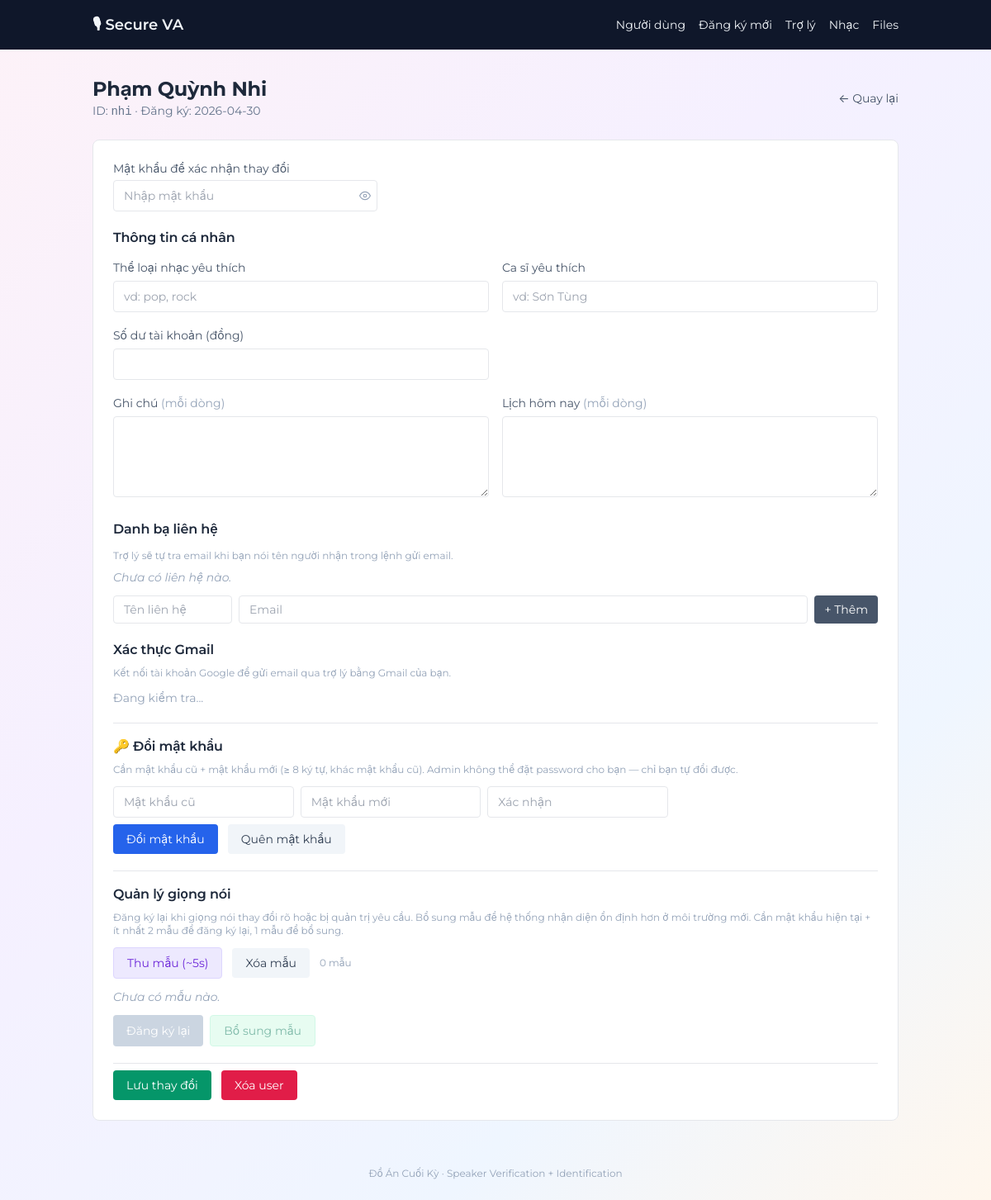
Screenshot of /users/nhi with the database file from the repository.
### tables this page shows
CREATE TABLE users (
                    user_id TEXT PRIMARY KEY,
                    name TEXT NOT NULL,
                    created_at TEXT NOT NULL,
                    preferences TEXT DEFAULT '{}'
                , password_hash TEXT DEFAULT '', revoke_pending INTEGER NOT NULL DEFAULT 0);

### web/app.py (the view)
    @app.route("/users/<user_id>")
    def user_detail(user_id):
        user = app.config["db"].get_user(user_id)
        if not user:
            flash(f"Không tìm thấy user '{user_id}'", "error")
            return redirect(url_for("home"))
        if _get_authed_uid("any") != user_id:
            user = dict(user)
            user["preferences"] = {}
            user["_locked"] = True
        return render_template("user_detail.html", user=user)

### core/database.py (called while the page is built)
    def _conn(self):
        return sqlite3.connect(str(self.db_path))

    def get_user(self, user_id: str) -> Optional[dict]:
        with self._conn() as c:
            row = c.execute(
                "SELECT name, created_at, preferences, revoke_pending "
                "FROM users WHERE user_id=?",
                (user_id,)
            ).fetchone()
        if not row:
            return None
        return {
            "user_id": user_id,
            "name": row[0],
            "created_at": row[1],
            "preferences": json.loads(row[2]),
            "revoke_pending": bool(row[3]) if row[3] is not None else False,
        }

### web/app.py (called while the page is built, shortened)
def _get_authed_uid(level: str = "any") -> str | None:
    uid = session.get("file_uid")
    if not uid:
        return None

### web/templates/user_detail.html (shortened to what this page needs)
{% extends "base.html" %}
{% block content %}
<div class="flex items-center justify-between mb-6">
  <div>
    <h1 class="text-2xl font-bold">{{ user.name }}</h1>
    <p class="text-sm text-slate-500">
      ID: <code>{{ user.user_id }}</code> &middot; Đăng ký: {{ user.created_at[:10] }}
    </p>
  </div>
  <a href="{{ url_for('home') }}" class="text-sm text-slate-600 hover:underline">← Quay lại</a>
</div>
<div class="bg-white border rounded-lg p-6 space-y-5">
  <div>
    <label class="block text-sm text-slate-600 mb-1">Mật khẩu để xác nhận thay đổi</label>
    <div class="flex gap-2 max-w-xs">
      <div class="relative flex-1">
        <input id="pw-input" type="password" placeholder="Nhập mật khẩu"
               class="w-full border rounded px-3 py-2 pr-9 text-sm"/>
        <button type="button" id="pw-eye"
                class="absolute right-2 top-1/2 -translate-y-1/2 text-slate-400 hover:text-slate-600 text-sm">
          <svg xmlns="http://www.w3.org/2000/svg" width="14" height="14" viewBox="0 0 24 24" fill="none" stroke="currentColor" stroke-width="2" stroke-linecap="round" stroke-linejoin="round"><path d="M1 12s4-8 11-8 11 8 11 8-4 8-11 8-11-8-11-8z"/><circle cx="12" cy="12" r="3"/></svg>
        </button>
      </div>
    </div>
  </div>
  <div>
    <h2 class="font-semibold mb-3">Thông tin cá nhân</h2>
    <div class="grid grid-cols-1 md:grid-cols-2 gap-4">
      <label class="block">
        <span class="text-sm text-slate-600">Thể loại nhạc yêu thích</span>
        <input id="pref_genre" type="text" class="w-full border rounded px-3 py-2 mt-1 text-sm"
               value="{{ user.preferences.get('favorite_genre', '') }}"
               placeholder="vd: pop, rock"/>
      </label>
      <label class="block">
        <span class="text-sm text-slate-600">Ca sĩ yêu thích</span>
        <input id="pref_artist" type="text" class="w-full border rounded px-3 py-2 mt-1 text-sm"
               value="{{ user.preferences.get('favorite_artist', '') }}"
               placeholder="vd: Sơn Tùng"/>
      </label>
      <label class="block">
        <span class="text-sm text-slate-600">Số dư tài khoản (đồng)</span>
        <input id="pref_balance" type="number" class="w-full border rounded px-3 py-2 mt-1 text-sm"
               value="{{ user.preferences.get('balance', '') }}"/>
      </label>
    </div>
    <div class="grid grid-cols-1 md:grid-cols-2 gap-4 mt-4">
      <label class="block">
        <span class="text-sm text-slate-600">Ghi chú <span class="text-slate-400">(mỗi dòng)</span></span>
        <textarea id="pref_notes" rows="4" class="w-full mt-1 border rounded px-3 py-2 text-sm">{{ '\n'.join(user.preferences.get('notes', [])) if user.preferences.get('notes') else '' }}</textarea>
      </label>
      <label class="block">
        <span class="text-sm text-slate-600">Lịch hôm nay <span class="text-slate-400">(mỗi dòng)</span></span>
        <textarea id="pref_schedule" rows="4" class="w-full mt-1 border rounded px-3 py-2 text-sm">{{ '\n'.join(user.preferences.get('schedule', [])) if user.preferences.get('schedule') else '' }}</textarea>
      </label>
    </div>
  </div>
  <div>
    <h2 class="font-semibold mb-3">Danh bạ liên hệ</h2>
    <p class="text-xs text-slate-400 mb-2">
      Trợ lý sẽ tự tra email khi bạn nói tên người nhận trong lệnh gửi email.
    </p>
    <div id="contacts-list" class="space-y-1.5 mb-3"></div>
    <div class="flex gap-2 flex-wrap">
      <input id="contact-name" type="text" placeholder="Tên liên hệ"
             class="border rounded px-3 py-1.5 text-sm w-36"/>
      <input id="contact-email" type="email" placeholder="Email"
             class="border rounded px-3 py-1.5 text-sm flex-1 min-w-0"/>
      <button id="add-contact-btn"
              class="px-3 py-1.5 bg-slate-600 text-white rounded text-sm hover:bg-slate-700 whitespace-nowrap">
        + Thêm
      </button>
    </div>
  </div>
  <div>
    <h2 class="font-semibold mb-2">Xác thực Gmail</h2>
    <p class="text-xs text-slate-400 mb-3">
      Kết nối tài khoản Google để gửi email qua trợ lý bằng Gmail của bạn.
    </p>
    <div class="flex items-center gap-3 flex-wrap">
      <span id="oauth-status-text" class="text-sm text-slate-400">Đang kiểm tra...</span>
    </div>
  </div>
  <div class="pt-4 border-t">
    <h2 class="font-semibold mb-2">🔑 Đổi mật khẩu</h2>
    <p class="text-xs text-slate-400 mb-3">
      Cần mật khẩu cũ + mật khẩu mới (≥ 8 ký tự, khác mật khẩu cũ).
      Admin không thể đặt password cho bạn — chỉ bạn tự đổi được.
    </p>
    <div class="grid grid-cols-1 md:grid-cols-3 gap-2 max-w-2xl">
      <input id="chg-old-pw" type="password" placeholder="Mật khẩu cũ"
             class="border rounded px-3 py-2 text-sm"/>
      <input id="chg-new-pw" type="password" placeholder="Mật khẩu mới"
             class="border rounded px-3 py-2 text-sm"/>
      <input id="chg-new-pw2" type="password" placeholder="Xác nhận"
             class="border rounded px-3 py-2 text-sm"/>
    </div>
    <button id="chg-pw-btn"
            class="mt-2 px-4 py-2 bg-blue-600 text-white rounded hover:bg-blue-700 text-sm">
      Đổi mật khẩu
    </button>
    <button id="forgot-pw-btn"
            class="mt-2 ml-2 px-4 py-2 bg-slate-100 text-slate-700 rounded hover:bg-slate-200 text-sm">
      Quên mật khẩu
    </button>
  </div>
  <div class="pt-4 border-t">
    <h2 class="font-semibold mb-2">Quản lý giọng nói</h2>
    <p class="text-xs text-slate-400 mb-3">
      Đăng ký lại khi giọng nói thay đổi rõ hoặc bị quản trị yêu cầu.
      Bổ sung mẫu để hệ thống nhận diện ổn định hơn ở môi trường mới.
      Cần mật khẩu hiện tại + ít nhất 2 mẫu để đăng ký lại, 1 mẫu để bổ sung.
    </p>
    <div class="flex items-center gap-3 flex-wrap mb-3">
      <button id="voice-rec-btn" type="button"
              class="px-4 py-2 bg-violet-100 text-violet-700 border border-violet-200 rounded text-sm hover:bg-violet-200">
        Thu mẫu (~5s)
      </button>
      <button id="voice-clear-btn" type="button"
              class="px-4 py-2 bg-slate-100 text-slate-700 rounded text-sm hover:bg-slate-200">
        Xóa mẫu
      </button>
      <span id="voice-count" class="text-xs text-slate-400">0 mẫu</span>
    </div>
    <div id="voice-samples-list" class="space-y-1.5 mb-3"></div>
    <div class="flex gap-2 flex-wrap">
      <button id="voice-reenroll-btn"
              class="px-4 py-2 bg-blue-600 text-white rounded text-sm hover:bg-blue-700 disabled:bg-slate-300 disabled:cursor-not-allowed"
              disabled>
        Đăng ký lại
      </button>
      <button id="voice-add-btn"
              class="px-4 py-2 bg-emerald-100 text-emerald-700 border border-emerald-200 rounded text-sm hover:bg-emerald-200 disabled:opacity-50 disabled:cursor-not-allowed"
              disabled>
        Bổ sung mẫu
      </button>
    </div>
  </div>
  <div class="flex gap-3 items-center pt-2 border-t">
    <button id="save-btn"
            class="px-4 py-2 bg-emerald-600 text-white rounded hover:bg-emerald-700 text-sm">
      Lưu thay đổi
    </button>
    <button id="delete-btn"
            class="px-4 py-2 bg-rose-600 text-white rounded hover:bg-rose-700 text-sm">
      Xóa user
    </button>
  </div>
</div>
{% endblock %}

### web/static/style.css (style rules this page uses)
:root { --c-violet: #7c3aed; --c-pink: #ec4899; --c-orange: #f97316; --grad-btn: linear-gradient(135deg, #c44dff, #7c3aed); --grad-bg: linear-gradient(135deg, #fdf2f8 0%, #f5f0ff 40%, #eff6ff 75%, #fff7ed 100%); --glass: rgba(255, 255, 255, 0.65); --glass-b: rgba(255, 255, 255, 0.4); --shadow-s: 0 4px 16px rgba(0,0,0,0.06); --shadow-m: 0 8px 32px rgba(0,0,0,0.09); --shadow-l: 0 20px 60px rgba(0,0,0,0.12); --r-card: 1.25rem; --r-btn: 999px; --txt: #16102a; --txt-2: #6b7280; --font-head: 'Monument Extended', 'Montserrat', sans-serif; --font-section: 'Alfa Slab One', cursive; --font-body: 'Montserrat', -apple-system, BlinkMacSystemFont, 'Segoe UI', sans-serif; }
*, *::before, *::after { box-sizing: border-box; }
html { scroll-behavior: smooth; }
body { margin: 0; font-family: var(--font-body); background: var(--grad-bg); background-attachment: fixed; color: var(--txt); min-height: 100vh; -webkit-font-smoothing: antialiased; -moz-osx-font-smoothing: grayscale; }
h1, h2, h3, h4, h5, h6 { font-family: var(--font-body); font-weight: 700; letter-spacing: -.01em; }
button, input, select, textarea { font-family: var(--font-body); }
button:disabled { cursor: not-allowed; }

### rows the page displays
users: name "Phạm Quỳnh Nhi", user_id "nhi", created_at "2026-04-30"
